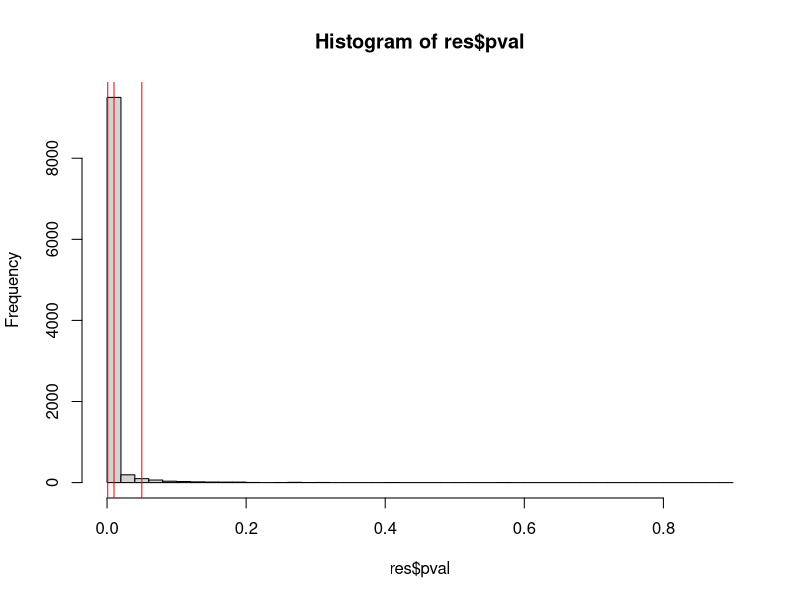

Write the R code that produced this figure.
library(tidyverse)
library(broom)

library(foreach)
library(doParallel)


#' The alpha level for statistical significance was calculated for the primary outcome: 
#' pairwise comparisons of two high-risk groups from the testing sample in the risk-adjusted
#' mortality model. 
#' These calculations assumed highly imbalanced groups (80% of cases in one group);
#' the groups were weakly to moderately correlated with other variables in the model 
#'      (correlation with other variables, r = 0.32, r2 = 0.1); 
#' a 1% mortality rate in one group and a 3% mortality rate in the second group; 
#' and a total sample size of at least 5,000 (weighted) cases between the two groups. 



n_total = 5000
n_big = round(n_total*0.8)
n_small = n_total - n_big

sims = 10000



doParallel::registerDoParallel(cores = 4)

res = foreach::foreach(i = 1:sims, .combine = bind_rows) %dopar% {

	#outcome
	y = c(
		rbinom(n = n_big, size = 1, prob = 0.01),
		rbinom(n = n_small, size = 1, prob = 0.03)
	)
	
	#groups
	g = c(
		rep(0, times = n_big),
		rep(1, times = n_small)
	)
	
	#covariates
	x = c(
		rbinom(n = n_big, size = 5, prob = 0.1),
		rbinom(n = n_small, size = 5, prob = 0.25)
	)
	
	
	
	mod = glm(y ~ g + x, family = binomial())
	p = tidy(mod) %>% filter(term == "g") %>% pull(p.value)
	
	
	r2_gx = cor(x, g)^2
	delta_prob = mean(y[g == 1]) - mean(y[g == 0])
	
	list(pval = p, r2_gx = r2_gx, delta_prob = delta_prob)
	
}

doParallel::stopImplicitCluster()



summary(res)

hist(res$pval, breaks = 50)
abline(v = 0.05, col = "red")
abline(v = 0.01, col = "red")
abline(v = 0.001, col = "red")


mean(res$pval < 0.01)
mean(res$pval < 0.005)
mean(res$pval < 0.001)





# for 80% of cases in one group:
# > mean(res$pval < 0.01)
# [1] 0.9192
# > mean(res$pval < 0.005) ****** winner
# [1] 0.8828
# > mean(res$pval < 0.001)
# [1] 0.7818




# for 90% of cases in one group:
# > mean(res$pval < 0.01)
# [1] 0.7355
# > mean(res$pval < 0.005)
# [1] 0.6748
# > mean(res$pval < 0.001)
# [1] 0.5211
